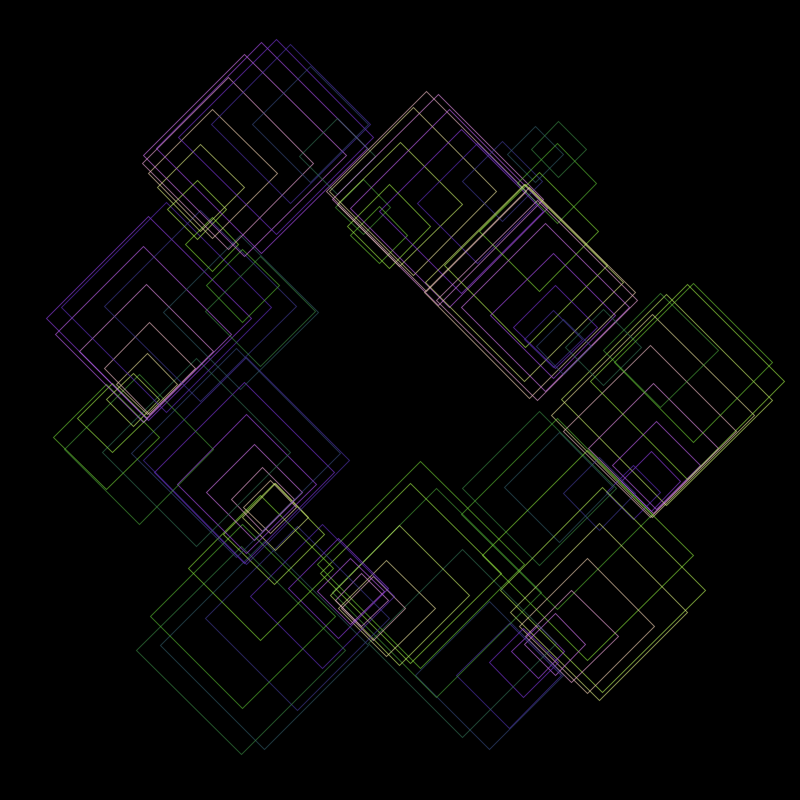
Frame 1 (no input)
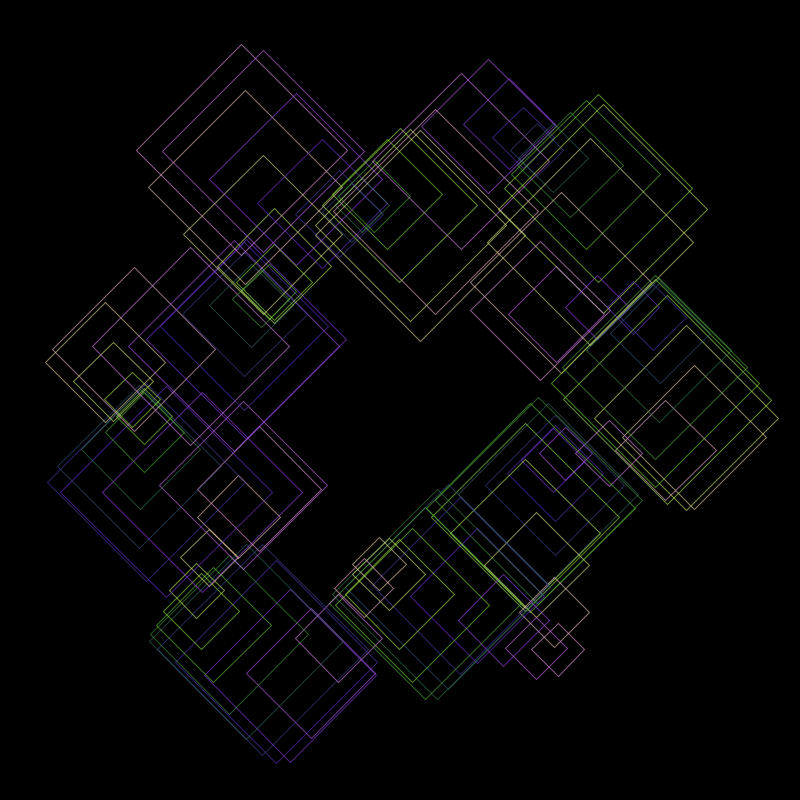
Frame 60 (the mouse pressed at the canvas centre just before this capture)
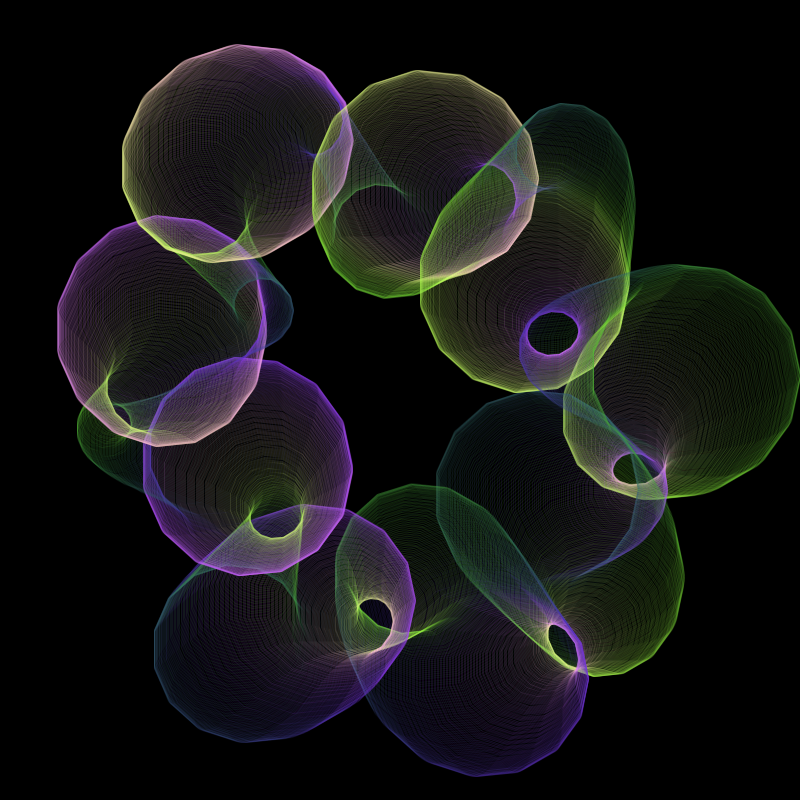
Frame 120 (the mouse held since frame 60 and released just before this capture)

The Processing sketch that drew these frames (run headless with seeded random() and noise(); from frame 60 on, the mouse is pressed at the canvas centre):

// Processing sketch: Graphics
// ── Graphics.pde


final int MAX_CIRCLE_CNT = 2500, MIN_CIRCLE_CNT = 100, 
  MAX_VERTEX_CNT = 15, MIN_VERTEX_CNT = 4;


int circleCnt, vertexCnt;

void setup() {
    size(800, 800);  
}

void draw() {
  background(0);
  translate(width / 2, height / 2);

  updateCntByMouse();


  for (int ci = 0; ci < circleCnt; ci++) {
    float time = float(frameCount) / 20;
    float thetaC = map(ci, 0, circleCnt, 0, TAU);
    float scale = 330;

   
    PVector circleCenter = getCenterByTheta(thetaC, time, scale);
    float circleSize = getSizeByTheta(thetaC, time, scale);
    color c = getColorByTheta(thetaC, time);

    
    stroke(c);
    noFill();
    beginShape();
    for (int vi = 0; vi < vertexCnt; vi++) {
      float thetaV = map(vi, 0, vertexCnt, 0, TAU);
      float x = circleCenter.x + cos(thetaV) * circleSize;
      float y = circleCenter.y + sin(thetaV) * circleSize;
      vertex(x, y);
    }
    endShape(CLOSE);
  }
}

void updateCntByMouse() {
  float xoffset = abs(mouseX - width / 2), yoffset = abs(mouseY - height / 2);
  circleCnt = int(map(xoffset, 0, width / 2, MAX_CIRCLE_CNT, MIN_CIRCLE_CNT));
  vertexCnt = int(map(yoffset, 0, height / 2, MAX_VERTEX_CNT, MIN_VERTEX_CNT));
}

PVector getCenterByTheta(float theta, float time, float scale) {
  PVector direction = new PVector(cos(theta), sin(theta));
  float distance = 0.7 + 0.2 * cos(theta * 6.0 + cos(theta * 8.0 + time));
  PVector circleCenter =PVector.mult(direction, distance * scale);
  return circleCenter;
}

float getSizeByTheta(float theta, float time, float scale) {
  float offset = 0.2 + 0.12 * cos(theta * 9.0 - time * 2.0);
  float circleSize = scale * offset;
  return circleSize;
}

color getColorByTheta(float theta, float time) {
  float th = 8.0 * theta + time * 2.0;
  float r = 0.6 + 0.4 * cos(th - PI / 3),
  g = 0.6 + 0.4 * cos(th), 
    b = 0.6 + 0.4 * cos(th - PI * 2.0 / 3.0), 
    alpha = map(circleCnt, MIN_CIRCLE_CNT, MAX_CIRCLE_CNT, 150, 30);
  return color(r * 255, g * 255, b * 255, alpha);
}
